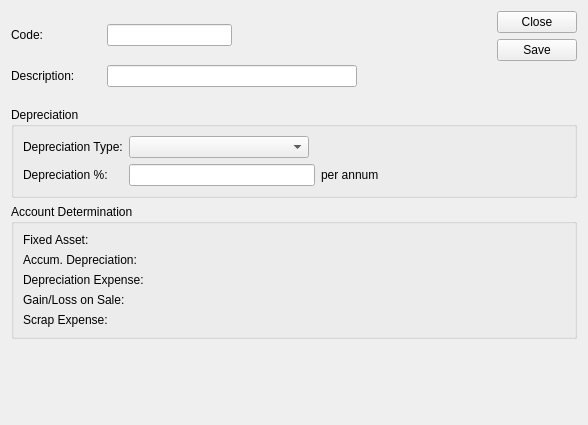
<?xml version="1.0" encoding="UTF-8"?>
<ui version="4.0">
 <comment>This file is part of the xTuple ERP: PostBooks Edition, a free and
open source Enterprise Resource Planning software suite,
Copyright (c) 1999-2018 by OpenMFG LLC, d/b/a xTuple.
It is licensed to you under the Common Public Attribution License
version 1.0, the full text of which (including xTuple-specific Exhibits)
is available at www.xtuple.com/CPAL.  By using this software, you agree
to be bound by its terms.</comment>
 <class>assetType</class>
 <widget class="QWidget" name="assetType">
  <property name="geometry">
   <rect>
    <x>0</x>
    <y>0</y>
    <width>588</width>
    <height>425</height>
   </rect>
  </property>
  <property name="minimumSize">
   <size>
    <width>0</width>
    <height>0</height>
   </size>
  </property>
  <property name="windowTitle">
   <string>Asset Type</string>
  </property>
  <layout class="QVBoxLayout" name="verticalLayout_2">
   <item>
    <layout class="QHBoxLayout" name="horizontalLayout_3">
     <item>
      <layout class="QGridLayout" name="gridLayout_2">
       <item row="0" column="0">
        <widget class="XLabel" name="_codeLit">
         <property name="minimumSize">
          <size>
           <width>90</width>
           <height>0</height>
          </size>
         </property>
         <property name="text">
          <string>Code:</string>
         </property>
        </widget>
       </item>
       <item row="1" column="0">
        <widget class="XLabel" name="_descrLit">
         <property name="minimumSize">
          <size>
           <width>90</width>
           <height>0</height>
          </size>
         </property>
         <property name="text">
          <string>Description:</string>
         </property>
        </widget>
       </item>
       <item row="1" column="1">
        <widget class="XLineEdit" name="_assetName">
         <property name="minimumSize">
          <size>
           <width>250</width>
           <height>0</height>
          </size>
         </property>
         <property name="focusPolicy">
          <enum>Qt::StrongFocus</enum>
         </property>
         <property name="fieldName">
          <string>assettype_name</string>
         </property>
        </widget>
       </item>
       <item row="0" column="1">
        <layout class="QHBoxLayout" name="horizontalLayout">
         <item>
          <widget class="XLineEdit" name="_assetCode">
           <property name="focusPolicy">
            <enum>Qt::StrongFocus</enum>
           </property>
           <property name="fieldName">
            <string>assettype_code</string>
           </property>
          </widget>
         </item>
         <item>
          <spacer name="horizontalSpacer">
           <property name="orientation">
            <enum>Qt::Horizontal</enum>
           </property>
           <property name="sizeHint" stdset="0">
            <size>
             <width>40</width>
             <height>20</height>
            </size>
           </property>
          </spacer>
         </item>
        </layout>
       </item>
      </layout>
     </item>
     <item>
      <spacer name="horizontalSpacer_3">
       <property name="orientation">
        <enum>Qt::Horizontal</enum>
       </property>
       <property name="sizeHint" stdset="0">
        <size>
         <width>40</width>
         <height>20</height>
        </size>
       </property>
      </spacer>
     </item>
     <item>
      <layout class="QVBoxLayout" name="verticalLayout">
       <item>
        <widget class="QPushButton" name="_close">
         <property name="text">
          <string>Close</string>
         </property>
        </widget>
       </item>
       <item>
        <widget class="QPushButton" name="_save">
         <property name="text">
          <string>Save</string>
         </property>
        </widget>
       </item>
       <item>
        <spacer name="verticalSpacer">
         <property name="orientation">
          <enum>Qt::Vertical</enum>
         </property>
         <property name="sizeHint" stdset="0">
          <size>
           <width>20</width>
           <height>40</height>
          </size>
         </property>
        </spacer>
       </item>
      </layout>
     </item>
    </layout>
   </item>
   <item>
    <widget class="QGroupBox" name="_depreciation">
     <property name="title">
      <string>Depreciation</string>
     </property>
     <layout class="QVBoxLayout" name="verticalLayout_5">
      <item>
       <layout class="QGridLayout" name="gridLayout">
        <item row="1" column="0">
         <widget class="XLabel" name="_depnLit">
          <property name="minimumSize">
           <size>
            <width>90</width>
            <height>0</height>
           </size>
          </property>
          <property name="text">
           <string>Depreciation Type:</string>
          </property>
         </widget>
        </item>
        <item row="1" column="1">
         <layout class="QHBoxLayout" name="horizontalLayout_2">
          <item>
           <widget class="XComboBox" name="_assetDepn">
            <property name="minimumSize">
             <size>
              <width>180</width>
              <height>0</height>
             </size>
            </property>
            <property name="focusPolicy">
             <enum>Qt::StrongFocus</enum>
            </property>
            <property name="allowNull">
             <bool>false</bool>
            </property>
            <property name="type">
             <enum>XComboBox::Adhoc</enum>
            </property>
            <property name="fieldName">
             <string>depn_name</string>
            </property>
            <property name="listSchemaName">
             <string/>
            </property>
            <property name="listTableName">
             <string/>
            </property>
            <property name="listIdFieldName">
             <string/>
            </property>
            <property name="listDisplayFieldName">
             <string/>
            </property>
           </widget>
          </item>
          <item>
           <spacer name="horizontalSpacer_2">
            <property name="orientation">
             <enum>Qt::Horizontal</enum>
            </property>
            <property name="sizeHint" stdset="0">
             <size>
              <width>40</width>
              <height>20</height>
             </size>
            </property>
           </spacer>
          </item>
         </layout>
        </item>
        <item row="2" column="0">
         <widget class="XLabel" name="_depnpercLit">
          <property name="text">
           <string>Depreciation %:</string>
          </property>
         </widget>
        </item>
        <item row="2" column="1">
         <layout class="QHBoxLayout" name="horizontalLayout_5">
          <item>
           <widget class="XLineEdit" name="_depnperc">
            <property name="focusPolicy">
             <enum>Qt::StrongFocus</enum>
            </property>
            <property name="inputMask">
             <string/>
            </property>
            <property name="text">
             <string/>
            </property>
            <property name="fieldName">
             <string>assettype_depnperc</string>
            </property>
           </widget>
          </item>
          <item>
           <widget class="XLabel" name="_depnYearLit">
            <property name="text">
             <string>per annum</string>
            </property>
           </widget>
          </item>
          <item>
           <spacer name="horizontalSpacer_5">
            <property name="orientation">
             <enum>Qt::Horizontal</enum>
            </property>
            <property name="sizeHint" stdset="0">
             <size>
              <width>60</width>
              <height>20</height>
             </size>
            </property>
           </spacer>
          </item>
         </layout>
        </item>
       </layout>
      </item>
     </layout>
    </widget>
   </item>
   <item>
    <widget class="QGroupBox" name="_accounts">
     <property name="title">
      <string>Account Determination</string>
     </property>
     <layout class="QVBoxLayout" name="verticalLayout_3">
      <item>
       <layout class="QHBoxLayout" name="horizontalLayout_4">
        <item>
         <layout class="QGridLayout" name="gridLayout_3">
          <item row="0" column="0">
           <widget class="XLabel" name="_glFALit">
            <property name="text">
             <string>Fixed Asset:</string>
            </property>
           </widget>
          </item>
          <item row="0" column="1">
           <widget class="GLCluster" name="_glFixedAsset">
            <property name="focusPolicy">
             <enum>Qt::StrongFocus</enum>
            </property>
            <property name="fieldName">
             <string>assettype_gl1</string>
            </property>
           </widget>
          </item>
          <item row="1" column="1">
           <widget class="GLCluster" name="_glAccumDepn">
            <property name="focusPolicy">
             <enum>Qt::StrongFocus</enum>
            </property>
            <property name="fieldName">
             <string>assettype_gl2</string>
            </property>
           </widget>
          </item>
          <item row="2" column="1">
           <widget class="GLCluster" name="_glDepnExp">
            <property name="focusPolicy">
             <enum>Qt::StrongFocus</enum>
            </property>
            <property name="fieldName">
             <string>assettype_gl3</string>
            </property>
           </widget>
          </item>
          <item row="3" column="1">
           <widget class="GLCluster" name="_glGainLoss">
            <property name="focusPolicy">
             <enum>Qt::StrongFocus</enum>
            </property>
            <property name="fieldName">
             <string>assettype_gl4</string>
            </property>
           </widget>
          </item>
          <item row="4" column="1">
           <widget class="GLCluster" name="_glScrap">
            <property name="focusPolicy">
             <enum>Qt::StrongFocus</enum>
            </property>
            <property name="fieldName">
             <string>assettype_gl5</string>
            </property>
           </widget>
          </item>
          <item row="1" column="0">
           <widget class="XLabel" name="_glFALit_2">
            <property name="text">
             <string>Accum. Depreciation:</string>
            </property>
           </widget>
          </item>
          <item row="2" column="0">
           <widget class="XLabel" name="_glFALit_3">
            <property name="text">
             <string>Depreciation Expense:</string>
            </property>
           </widget>
          </item>
          <item row="3" column="0">
           <widget class="XLabel" name="_glFALit_4">
            <property name="text">
             <string>Gain/Loss on Sale:</string>
            </property>
           </widget>
          </item>
          <item row="4" column="0">
           <widget class="XLabel" name="_glFALit_5">
            <property name="text">
             <string>Scrap Expense:</string>
            </property>
           </widget>
          </item>
         </layout>
        </item>
        <item>
         <spacer name="horizontalSpacer_4">
          <property name="orientation">
           <enum>Qt::Horizontal</enum>
          </property>
          <property name="sizeHint" stdset="0">
           <size>
            <width>40</width>
            <height>20</height>
           </size>
          </property>
         </spacer>
        </item>
       </layout>
      </item>
     </layout>
    </widget>
   </item>
   <item>
    <spacer name="verticalSpacer_2">
     <property name="orientation">
      <enum>Qt::Vertical</enum>
     </property>
     <property name="sizeHint" stdset="0">
      <size>
       <width>20</width>
       <height>40</height>
      </size>
     </property>
    </spacer>
   </item>
  </layout>
 </widget>
 <customwidgets>
  <customwidget>
   <class>GLCluster</class>
   <extends>QWidget</extends>
   <header>glcluster.h</header>
  </customwidget>
  <customwidget>
   <class>XComboBox</class>
   <extends>QComboBox</extends>
   <header>xcombobox.h</header>
  </customwidget>
  <customwidget>
   <class>XLabel</class>
   <extends>QLabel</extends>
   <header>xlabel.h</header>
  </customwidget>
  <customwidget>
   <class>XLineEdit</class>
   <extends>QLineEdit</extends>
   <header>xlineedit.h</header>
  </customwidget>
 </customwidgets>
 <tabstops>
  <tabstop>_assetCode</tabstop>
  <tabstop>_assetName</tabstop>
  <tabstop>_assetDepn</tabstop>
  <tabstop>_depnperc</tabstop>
  <tabstop>_glFixedAsset</tabstop>
  <tabstop>_glAccumDepn</tabstop>
  <tabstop>_glDepnExp</tabstop>
  <tabstop>_glGainLoss</tabstop>
  <tabstop>_glScrap</tabstop>
 </tabstops>
 <resources/>
 <connections/>
</ui>
